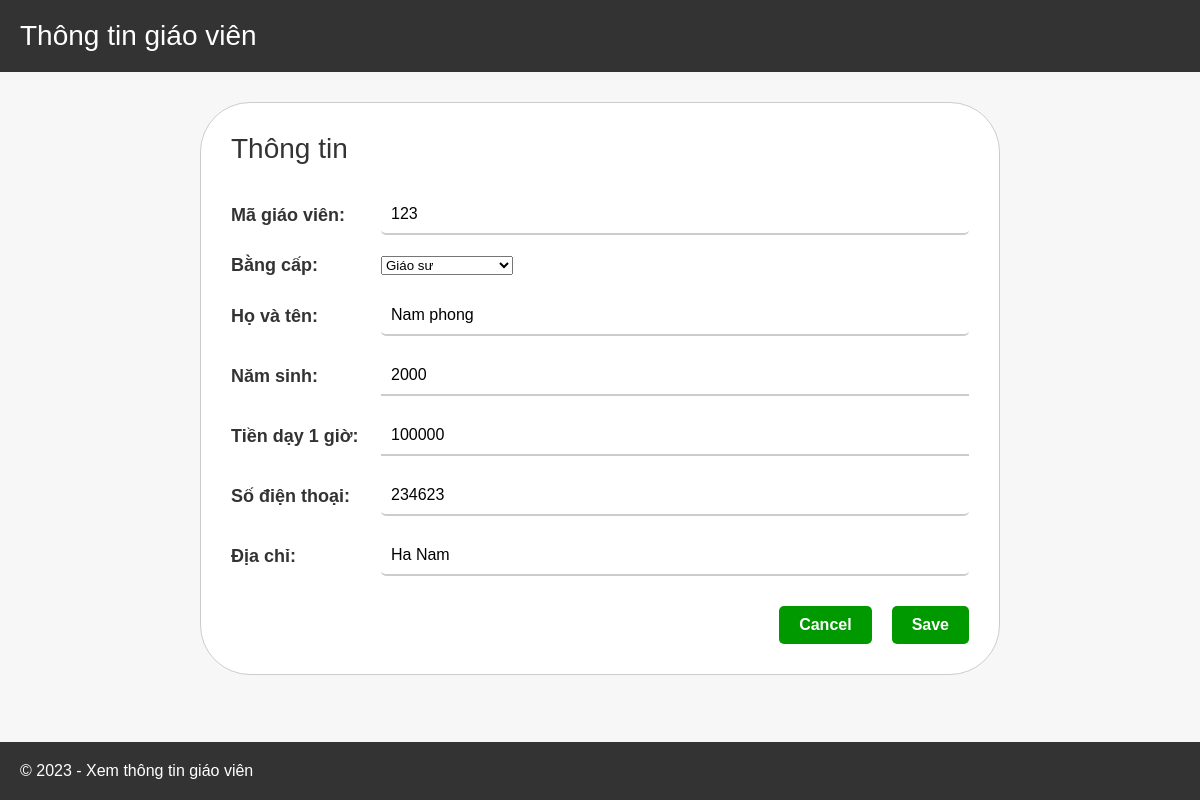
The app's page /update-teacher/6/ with its own data.
### main_app/models.py (models this page shows, shortened)
class User(AbstractUser):
    full_name = models.CharField(max_length=200, null=False)
    teacher_id = models.CharField(max_length=6, null=False,unique=True)
    year_of_birth = models.IntegerField(null=False,blank=False)
    phone = models.CharField(max_length=10, null=False,unique=True )
    degree = models.FloatField(default=1.3, choices=PRIORITIES)
    salary_per_hour = models.IntegerField(default=100000)
    location = models.CharField(max_length=250,null=False,blank=False)
    USERNAME_FIELD = 'phone'
    REQUIRED_FIELDS = ['username']

### main_app/views.py (the view, shortened to what this page needs)
# urls.py: path('update-teacher/<int:pk>/', views.updateTeacher, name="update-teacher"),
def updateTeacher(request,pk):
    user = User.objects.get(id=pk)
    form = UserForm(instance=user)
    global mess
    mess = ''
    context = {'form': form, 'mess': mess}
    return render(request, 'modules/create_teacher.html', context)

### main_app/forms.py
class UserForm(ModelForm):
    class Meta:
        model = User
        fields = '__all__'
        exclude = ['username', 'email', '']

### main_app/templates/modules/create_teacher.html (shortened to what this page needs)
{% extends 'main.html' %}
{% block content %}
<main>
        <div class="teacher-form-container">
            <form method="POST" >
                <h2>Thông tin</h2>
                <div class="form-row">
                    <label for="teacher-code">Mã giáo viên:</label>
                    {{form.teacher_id}}
                </div>
                <div class="form-row">
                    <label for="teacher-degree">Bằng cấp:</label>
                    {{form.degree}}
                </div>
                <div class="form-row">
                    <label for="teacher-fullname">Họ và tên:</label>
                    {{form.full_name}}
                </div>
                <div class="form-row">
                    <label for="teacher-birthday">Năm sinh:</label>
                    {{form.year_of_birth}}
                </div>
                <div class="form-row">
                    <label for="teacher-pay">Tiền dạy 1 giờ:</label>
                    {{form.salary_per_hour}}
                </div>
                <div class="form-row">
                    <label for="teacher-phone">Số điện thoại:</label>
                    {{form.phone}}
                </div>
                <div class="form-row">
                    <label for="teacher-address">Địa chỉ:</label>
                    {{form.location}}
                </div>
                <div class="form-actions">
                    <a class="link-button cancel-btn" href="{% url 'home' %}">Cancel</a>
                    <button class="link-button save-btn" type="submit">Save</button>
                </div>
            </form>
        </div>
    </main>
{% endblock %}

### static/styles/style.css (style rules this page uses)
* { margin: 0; padding: 0; box-sizing: border-box; }
body { font-family: Arial, sans-serif; background-color: #F7F7F7; color: #333333; }
a { text-decoration: none; color: #333333; }
h1, h2, h3, h4, h5, h6 { margin: 0; font-weight: normal; }
h2 { font-size: 24px; }
main { padding: 20px; margin: 0; }
input[type="text"] { border: 1px solid #CCCCCC; border-radius: 5px; padding: 10px; flex: 1; }
button { border: none; background-color: transparent; cursor: pointer; font-size: 18px; margin-left: 10px; }
.teacher-form-container { width: 100%; max-width: 800px; margin: 0 auto; padding: 30px; border: 1px solid #cccccc; border-radius: 50px; background-color: #ffffff; margin-top: 10px; margin-bottom: 50px; }
.teacher-form-container h2 { font-size: 28px; margin-bottom: 30px; }
.form-row { display: flex; align-items: center; margin-bottom: 20px; }
.form-row label { flex-basis: 150px; font-size: 18px; font-weight: bold; }
.form-row input { flex: 1; padding: 10px; font-size: 16px; border: none; border-bottom: 2px solid #ccc; }
.form-actions { display: flex; justify-content: flex-end; margin-top: 30px; }
.form-actions button,.link-button { padding: 10px 20px; margin-left: 20px; font-size: 16px; font-weight: bold; color: #fff; background-color: #0080ff; border: none; border-radius: 5px; cursor: pointer; }
.form-actions .link-button { background-color: #009900; }
.form-actions button[type="submit"] { background-color: #009900; }
input:required { border-bottom: 2px solid #0080ff; }
input[type="number"] { width: 100%; }
.cancel-btn { background-color: #2C79FD; }

### records on screen
User: teacher_id "123", degree "Giáo sư", full_name "Nam phong", year_of_birth "2000", salary_per_hour "100000", phone "234623", location "Ha Nam"
